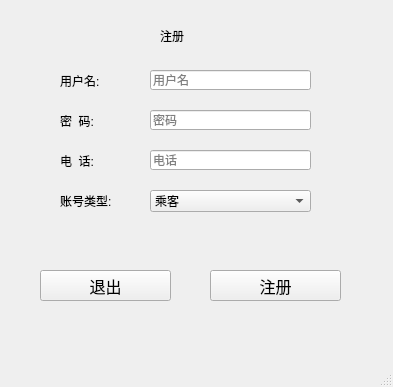
<?xml version="1.0" encoding="UTF-8"?>
<ui version="4.0">
 <class>MainWindow</class>
 <widget class="QMainWindow" name="MainWindow">
  <property name="geometry">
   <rect>
    <x>0</x>
    <y>0</y>
    <width>393</width>
    <height>387</height>
   </rect>
  </property>
  <property name="windowTitle">
   <string>注册</string>
  </property>
  <property name="windowIcon">
   <iconset resource="../image/image.qrc">
    <normaloff>:/icon/icon/用户名.png</normaloff>:/icon/icon/用户名.png</iconset>
  </property>
  <widget class="QWidget" name="centralwidget">
   <widget class="QLabel" name="label_4">
    <property name="geometry">
     <rect>
      <x>60</x>
      <y>150</y>
      <width>71</width>
      <height>21</height>
     </rect>
    </property>
    <property name="styleSheet">
     <string notr="true">font: 12pt &quot;Adobe Devanagari&quot;;</string>
    </property>
    <property name="text">
     <string>电  话:</string>
    </property>
   </widget>
   <widget class="QLineEdit" name="lineEdit_3">
    <property name="geometry">
     <rect>
      <x>150</x>
      <y>150</y>
      <width>161</width>
      <height>20</height>
     </rect>
    </property>
    <property name="text">
     <string/>
    </property>
    <property name="placeholderText">
     <string>电话</string>
    </property>
   </widget>
   <widget class="QLabel" name="label_2">
    <property name="geometry">
     <rect>
      <x>60</x>
      <y>70</y>
      <width>71</width>
      <height>21</height>
     </rect>
    </property>
    <property name="styleSheet">
     <string notr="true">font: 12pt &quot;Adobe Devanagari&quot;;</string>
    </property>
    <property name="text">
     <string>用户名:</string>
    </property>
   </widget>
   <widget class="QLineEdit" name="lineEdit_2">
    <property name="geometry">
     <rect>
      <x>150</x>
      <y>110</y>
      <width>161</width>
      <height>20</height>
     </rect>
    </property>
    <property name="text">
     <string/>
    </property>
    <property name="placeholderText">
     <string>密码</string>
    </property>
   </widget>
   <widget class="QLabel" name="label">
    <property name="geometry">
     <rect>
      <x>160</x>
      <y>20</y>
      <width>61</width>
      <height>31</height>
     </rect>
    </property>
    <property name="styleSheet">
     <string notr="true">font: 22pt &quot;黑体&quot;;</string>
    </property>
    <property name="text">
     <string>注册</string>
    </property>
   </widget>
   <widget class="QLabel" name="label_5">
    <property name="geometry">
     <rect>
      <x>60</x>
      <y>190</y>
      <width>71</width>
      <height>21</height>
     </rect>
    </property>
    <property name="styleSheet">
     <string notr="true">font: 12pt &quot;Adobe Devanagari&quot;;</string>
    </property>
    <property name="text">
     <string>账号类型: </string>
    </property>
   </widget>
   <widget class="QLineEdit" name="lineEdit">
    <property name="geometry">
     <rect>
      <x>150</x>
      <y>70</y>
      <width>161</width>
      <height>20</height>
     </rect>
    </property>
    <property name="text">
     <string/>
    </property>
    <property name="echoMode">
     <enum>QLineEdit::Normal</enum>
    </property>
    <property name="placeholderText">
     <string>用户名</string>
    </property>
   </widget>
   <widget class="QLabel" name="label_3">
    <property name="geometry">
     <rect>
      <x>60</x>
      <y>110</y>
      <width>71</width>
      <height>21</height>
     </rect>
    </property>
    <property name="styleSheet">
     <string notr="true">font: 12pt &quot;Adobe Devanagari&quot;;</string>
    </property>
    <property name="text">
     <string>密  码:</string>
    </property>
   </widget>
   <widget class="QComboBox" name="comboBox">
    <property name="geometry">
     <rect>
      <x>150</x>
      <y>190</y>
      <width>161</width>
      <height>22</height>
     </rect>
    </property>
    <property name="accessibleDescription">
     <string/>
    </property>
    <property name="editable">
     <bool>false</bool>
    </property>
    <property name="iconSize">
     <size>
      <width>18</width>
      <height>18</height>
     </size>
    </property>
    <item>
     <property name="text">
      <string>乘客</string>
     </property>
    </item>
    <item>
     <property name="text">
      <string>司机</string>
     </property>
    </item>
    <item>
     <property name="text">
      <string>管理员</string>
     </property>
    </item>
   </widget>
   <widget class="QPushButton" name="routebutton">
    <property name="geometry">
     <rect>
      <x>210</x>
      <y>270</y>
      <width>131</width>
      <height>31</height>
     </rect>
    </property>
    <property name="sizePolicy">
     <sizepolicy hsizetype="Fixed" vsizetype="Fixed">
      <horstretch>0</horstretch>
      <verstretch>0</verstretch>
     </sizepolicy>
    </property>
    <property name="font">
     <font>
      <family>等线</family>
      <pointsize>12</pointsize>
     </font>
    </property>
    <property name="text">
     <string>注册</string>
    </property>
    <property name="icon">
     <iconset resource="../image/image.qrc">
      <normaloff>:/icon/icon/注册.png</normaloff>:/icon/icon/注册.png</iconset>
    </property>
    <property name="iconSize">
     <size>
      <width>24</width>
      <height>24</height>
     </size>
    </property>
   </widget>
   <widget class="QPushButton" name="routebutton_2">
    <property name="geometry">
     <rect>
      <x>40</x>
      <y>270</y>
      <width>131</width>
      <height>31</height>
     </rect>
    </property>
    <property name="sizePolicy">
     <sizepolicy hsizetype="Fixed" vsizetype="Fixed">
      <horstretch>0</horstretch>
      <verstretch>0</verstretch>
     </sizepolicy>
    </property>
    <property name="font">
     <font>
      <family>等线</family>
      <pointsize>12</pointsize>
     </font>
    </property>
    <property name="text">
     <string>退出</string>
    </property>
    <property name="icon">
     <iconset resource="../image/image.qrc">
      <normaloff>:/icon/icon/退出.png</normaloff>:/icon/icon/退出.png</iconset>
    </property>
    <property name="iconSize">
     <size>
      <width>24</width>
      <height>24</height>
     </size>
    </property>
   </widget>
  </widget>
  <widget class="QMenuBar" name="menubar">
   <property name="geometry">
    <rect>
     <x>0</x>
     <y>0</y>
     <width>393</width>
     <height>23</height>
    </rect>
   </property>
  </widget>
  <widget class="QStatusBar" name="statusbar"/>
 </widget>
 <resources>
  <include location="../image/image.qrc"/>
 </resources>
 <connections/>
</ui>
